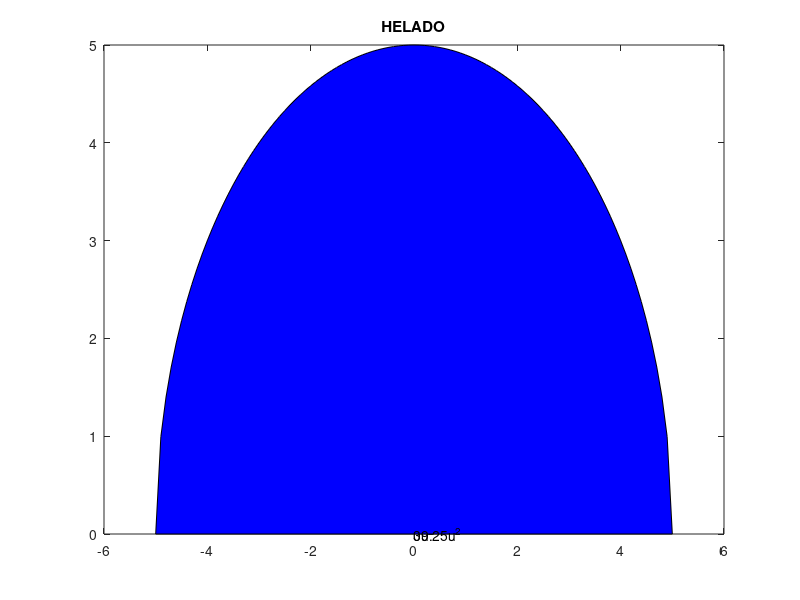

MATLAB code for this plot:
clear all
clc

%Introducir las dos variables.

h=input('Introduce el valor de h ')
a=input('Introduce el valor de r ')

%Hayar el cateto adyacente.

b=sqrt((h^2)-(a^2))

%Hayar 

art=((a*2)*b)/2
arc=((3.14*(a^2))/2)
plot ([-a 0 a],[0 -b 0])
fill ([-a 0 a],[0 -b 0],'g')
text(0,(-b/2),[num2str(art),'u^2'])
hold on

x=-a:0.1:a
y=sqrt((a.^2)-(x.^2))
fill([x],[y],'b')
text(0,(b/2),[num2str(arc),'u^2'])

title('HELADO')